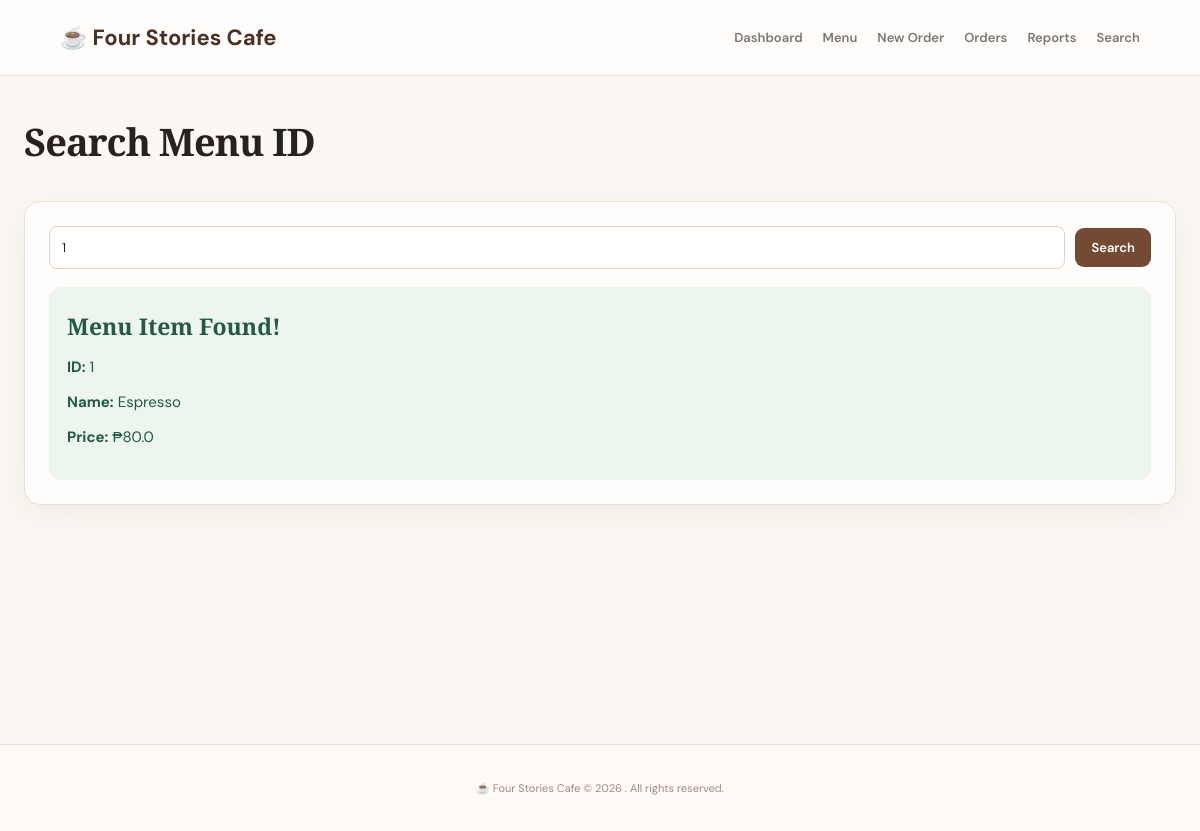
The page /search-binary?id=1 on the database its author committed.
### tables this page shows
CREATE TABLE menu_items (
        id INTEGER PRIMARY KEY AUTOINCREMENT,
        name TEXT NOT NULL COLLATE NOCASE UNIQUE,
        category TEXT NOT NULL,
        price REAL NOT NULL CHECK(price >= 0),
        available INTEGER NOT NULL DEFAULT 1 CHECK(available IN (0,1))
    );

### app.py (the view)
@app.route("/search-binary")
def search_binary():
    query = request.args.get("id", "").strip()
    result = None
    error = None
    if query:
        if not query.isdigit():
            error = "Enter a numeric menu item ID."
        else:
            items, _ = get_menu_cache()
            sorted_items = merge_sort(items, key="id")
            result = binary_search_by_id(sorted_items, int(query))
            if result is None:
                error = f"No menu item found with ID {query}."
    return render_template(
        "binary_search.html",
        query=query,
        result=result,
        error=error
    )

### algorithms.py (called while the page is built)
def merge_sort(items, key="name"):
    if len(items) <= 1:
        return list(items)
    middle = len(items) // 2
    left = merge_sort(items[:middle], key)
    right = merge_sort(items[middle:], key)
    return _merge(left, right, key)

def _merge(left, right, key):
    result = []
    i = j = 0
    while i < len(left) and j < len(right):
        if left[i][key] <= right[j][key]:
            result.append(left[i])
            i += 1
        else:
            result.append(right[j])
            j += 1
    result.extend(left[i:])
    result.extend(right[j:])
    return result

def binary_search_by_id(sorted_items, target_id):
    low, high = 0, len(sorted_items) - 1
    while low <= high:
        middle = (low + high) // 2
        current_id = sorted_items[middle]["id"]
        if current_id == target_id:
            return sorted_items[middle]
        if current_id < target_id:
            low = middle + 1
        else:
            high = middle - 1
    return None

### app.py (called while the page is built)
def get_menu_cache():
    db = get_db()
    rows = db.execute("SELECT id, name, category, price, available FROM menu_items ORDER BY id").fetchall()
    items = [dict(row) for row in rows]
    table = ChainedHashTable()
    for item in items:
        table.insert(item["id"], item)
    return items, table

### data_structures.py (called while the page is built)
    def _index(self, key):
        return hash(key) % self.capacity

    def insert(self, key, value):
        bucket = self.buckets[self._index(key)]
        for i, (existing_key, _existing_value) in enumerate(bucket):
            if existing_key == key:
                bucket[i] = (key, value)
                return
        bucket.append((key, value))
        self.size += 1

### database.py (called while the page is built)
def get_db():
    if "db" not in g:
        g.db = sqlite3.connect(DATABASE)
        g.db.row_factory = sqlite3.Row
        g.db.execute("PRAGMA foreign_keys = ON")
    return g.db

### templates/binary_search.html (shortened to what this page needs)
{% extends "base.html" %}
{% block content %}
<div class="page-head">
    <h1>Search Menu ID</h1>
</div>
<section class="panel">
    <form method="GET"
          action="{{ url_for('search_binary') }}"
          class="toolbar">
        <input
            type="number"
            name="id"
            placeholder="Enter menu item ID"
            min="1"
            value="{{ query }}"
            required
        >
        <button type="submit" class="button">
            Search
        </button>
    </form>
    {% if result %}
    <div class="result success-result">
        <h2>Menu Item Found!</h2>
        <p><strong>ID:</strong> {{ result.id }}</p>
        <p><strong>Name:</strong> {{ result.name }}</p>
        <p><strong>Price:</strong> ₱{{ result.price }}</p>
    </div>
    {% endif %}
</section>
{% endblock %}

### static/style.css (style rules this page uses)
:root { --ink:#28211e;--muted:#80756e;--cream:#fbf7f2;--paper:#fffdfb;--line:#eadfd5;--coffee:#744a35;--coffee-dark:#4b3025;--peach:#f4e1d1;--green:#286b4d;--red:#a23a35;--shadow:0 10px 35px rgba(73,48,34,.06) }
* { box-sizing:border-box }
body { margin:0;background:var(--cream);color:var(--ink);font-family:'DM Sans',sans-serif;font-size:15px }
.hero h1,.page-head h1 { font-family:'Playfair Display',serif;font-size:clamp(30px,4vw,46px);margin:5px 0 12px;letter-spacing:-1px }
.button { border:0;display:inline-flex;align-items:center;justify-content:center;padding:11px 16px;border-radius:9px;background:var(--coffee);color:white;text-decoration:none;font:600 13px 'DM Sans',sans-serif;cursor:pointer }
.panel { background:var(--paper);border:1px solid var(--line);border-radius:16px;padding:24px;margin:20px 0;box-shadow:var(--shadow) }
h2 { font-family:'Playfair Display',serif;font-size:23px;margin:0 0 16px }
.section-head,.page-head { display:flex;justify-content:space-between;align-items:center;gap:20px }
.page-head { margin:0 0 22px }
.page-head h1 { font-size:38px }
input,select { font:13px 'DM Sans',sans-serif;padding:12px;border:1px solid #dfd2c7;border-radius:8px;background:#fff;color:var(--ink);min-width:0 }
.toolbar { display:flex;gap:10px;margin-bottom:18px;align-items:center }
.toolbar input { flex:1 }
.result { padding:18px;border-radius:12px;margin-top:18px }
.success-result { background:#edf5ef;color:#245b40 }
.success-result h2 { margin:5px 0 }

### rows shown on the page
menu_items: id "1", name "Espresso", price "80.0"
